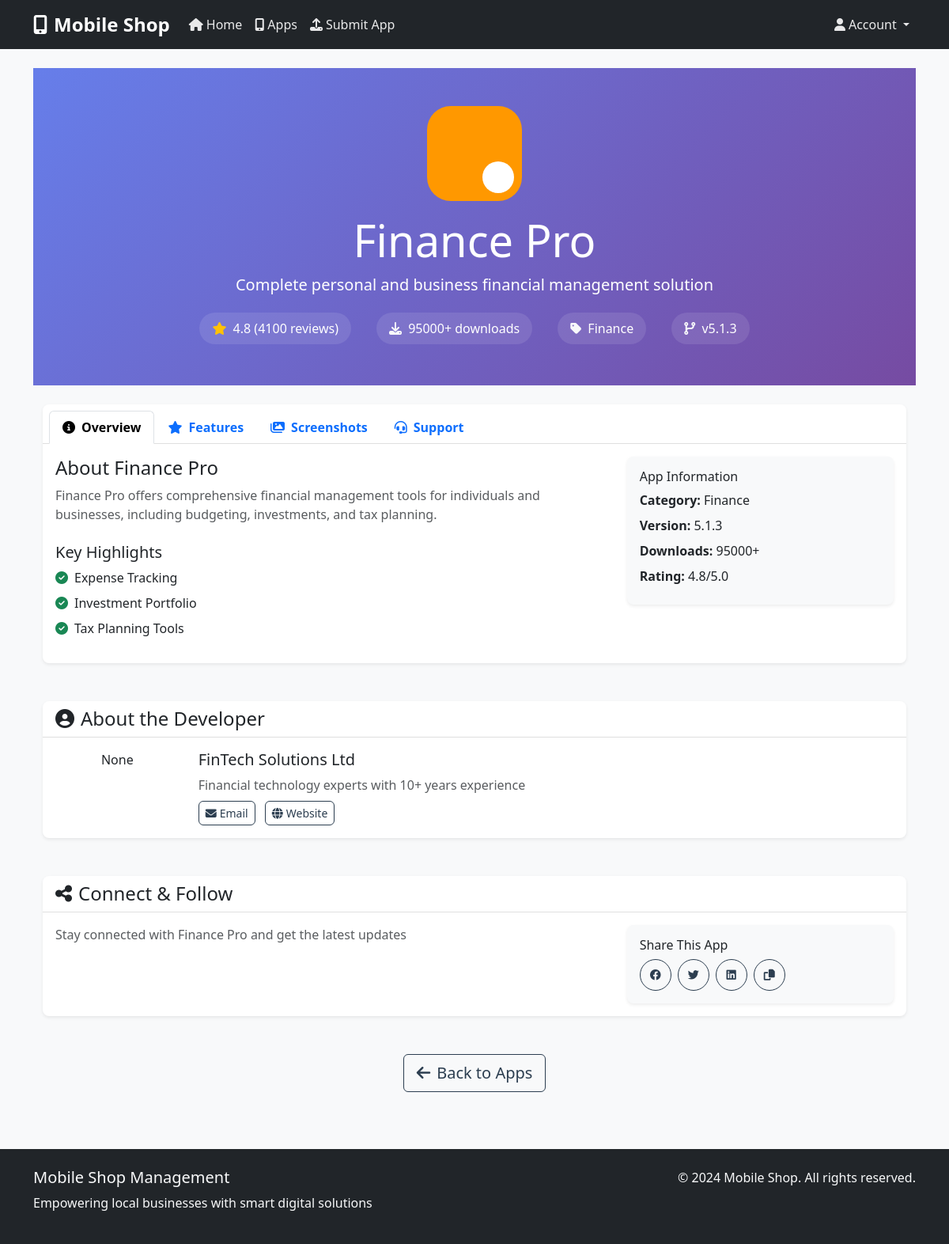
The page /apps/finance-pro on the database its author committed.
### models.py (models this page shows, shortened)
class App(db.Model):
    __tablename__ = 'apps'
    id = db.Column(db.Integer, primary_key=True)
    name = db.Column(db.String(200), nullable=False)
    slug = db.Column(db.String(200), unique=True, nullable=False)
    logo_url = db.Column(db.String(500))
    short_description = db.Column(db.Text)
    long_description = db.Column(db.Text)
    category = db.Column(db.String(100))
    version = db.Column(db.String(20))
    downloads = db.Column(db.Integer, default=0)
    rating = db.Column(db.Float, default=0.0)
    reviews_count = db.Column(db.Integer, default=0)
    features = db.Column(db.Text)  # JSON array of features
    screenshots = db.Column(db.Text)  # JSON array of screenshot URLs
    author_name = db.Column(db.String(200))
    author_email = db.Column(db.String(200))
    author_website = db.Column(db.String(500))
    author_bio = db.Column(db.Text)
    author_avatar = db.Column(db.String(500))
    support_email = db.Column(db.String(200))
    support_phone = db.Column(db.String(20))
    support_website = db.Column(db.String(500))
    documentation_url = db.Column(db.String(500))
    social_links = db.Column(db.Text)  # JSON object with social media links
    status = db.Column(db.String(20), default='active')  # active, inactive, pending
    featured = db.Column(db.Boolean, default=False)
    created_at = db.Column(db.DateTime, default=datetime.utcnow)
    updated_at = db.Column(db.DateTime, default=datetime.utcnow, onupdate=datetime.utcnow)
    def get_features(self):
        if not self.features:
            return []
        try:
            return json.loads(self.features)
        except (json.JSONDecodeError, ValueError):
            return self.features.split('\n') if self.features else []
    def get_screenshots(self):
        if not self.screenshots:
            return []
        try:
            return json.loads(self.screenshots)
        except (json.JSONDecodeError, ValueError):
            return []
    def get_social_links(self):
        if not self.social_links:
            return {}
        try:
            return json.loads(self.social_links)
        except (json.JSONDecodeError, ValueError):
            return {}

### routes.py (the view)
@app.route('/apps/<slug>')
def app_detail(slug):
    app_detail = App.query.filter_by(slug=slug, status='active').first_or_404()
    return render_template('app_detail.html', app=app_detail)

### templates/app_detail.html (shortened to what this page needs)
{% extends "base.html" %}
{% block content %}
<div class="container-fluid">
    <div class="row bg-gradient-primary text-white py-5">
        <div class="col-12 text-center">
            <div class="app-logo-large mb-3">
                {{ app.logo_url|safe }}
            </div>
            <h1 class="display-4 mb-2">{{ app.name }}</h1>
            <p class="lead mb-3">{{ app.short_description }}</p>
            <div class="app-stats d-flex justify-content-center gap-4 flex-wrap">
                <div class="stat-item">
                    <i class="fas fa-star text-warning"></i>
                    <span class="ms-1">{{ app.rating }} ({{ app.reviews_count }} reviews)</span>
                </div>
                <div class="stat-item">
                    <i class="fas fa-download text-light"></i>
                    <span class="ms-1">{{ app.downloads }} downloads</span>
                </div>
                <div class="stat-item">
                    <i class="fas fa-tag text-light"></i>
                    <span class="ms-1">{{ app.category }}</span>
                </div>
                <div class="stat-item">
                    <i class="fas fa-code-branch text-light"></i>
                    <span class="ms-1">v{{ app.version }}</span>
                </div>
            </div>
        </div>
    </div>
    <div class="row py-4">
        <div class="col-12">
            <div class="card">
                <div class="card-header">
                    <ul class="nav nav-tabs card-header-tabs" id="appTabs" role="tablist">
                        <li class="nav-item" role="presentation">
                            <button class="nav-link active" id="overview-tab" data-bs-toggle="tab" data-bs-target="#overview" type="button" role="tab">
                                <i class="fas fa-info-circle me-2"></i>Overview
                            </button>
                        </li>
                        <li class="nav-item" role="presentation">
                            <button class="nav-link" id="features-tab" data-bs-toggle="tab" data-bs-target="#features" type="button" role="tab">
                                <i class="fas fa-star me-2"></i>Features
                            </button>
                        </li>
                        <li class="nav-item" role="presentation">
                            <button class="nav-link" id="screenshots-tab" data-bs-toggle="tab" data-bs-target="#screenshots" type="button" role="tab">
                                <i class="fas fa-images me-2"></i>Screenshots
                            </button>
                        </li>
                        <li class="nav-item" role="presentation">
                            <button class="nav-link" id="support-tab" data-bs-toggle="tab" data-bs-target="#support" type="button" role="tab">
                                <i class="fas fa-headset me-2"></i>Support
                            </button>
                        </li>
                    </ul>
                </div>
                <div class="card-body">
                    <div class="tab-content" id="appTabsContent">
                        <div class="tab-pane fade show active" id="overview" role="tabpanel">
                            <div class="row">
                                <div class="col-md-8">
                                    <h4>About {{ app.name }}</h4>
                                    <p class="text-muted mb-4">{{ app.long_description }}</p>
                                    <h5>Key Highlights</h5>
                                    <ul class="list-unstyled">
                                        {% for feature in app.get_features()[:3] %}
                                        <li class="mb-2">
                                            <i class="fas fa-check-circle text-success me-2"></i>{{ feature }}
                                        </li>
                                        {% endfor %}
                                    </ul>
                                </div>
                                <div class="col-md-4">
                                    <div class="card bg-light">
                                        <div class="card-body">
                                            <h6 class="card-title">App Information</h6>
                                            <div class="mb-2">
                                                <strong>Category:</strong> {{ app.category }}
                                            </div>
                                            <div class="mb-2">
                                                <strong>Version:</strong> {{ app.version }}
                                            </div>
                                            <div class="mb-2">
                                                <strong>Downloads:</strong> {{ app.downloads }}
                                            </div>
                                            <div class="mb-2">
                                                <strong>Rating:</strong> {{ app.rating }}/5.0
                                            </div>
                                        </div>
                                    </div>
                                </div>
                            </div>
                        </div>
                    </div>
                </div>
            </div>
        </div>
    </div>
    <div class="row py-4">
        <div class="col-12">
            <div class="card">
                <div class="card-header">
                    <h4 class="mb-0">
                        <i class="fas fa-user-circle me-2"></i>About the Developer
                    </h4>
                </div>
                <div class="card-body">
                    <div class="row">
                        <div class="col-md-2 text-center">
                            <div class="author-avatar mb-3">
                                {{ app.author_avatar|safe }}
                            </div>
                        </div>
                        <div class="col-md-10">
                            <h5>{{ app.author_name }}</h5>
                            <p class="text-muted mb-2">{{ app.author_bio }}</p>
                            <div class="author-links">
                                <a href="mailto:{{ app.author_email }}" class="btn btn-outline-primary btn-sm me-2">
                                    <i class="fas fa-envelope me-1"></i>Email
                                </a>
                                <a href="{{ app.author_website }}" target="_blank" class="btn btn-outline-primary btn-sm">
                                    <i class="fas fa-globe me-1"></i>Website
                                </a>
                            </div>
                        </div>
                    </div>
                </div>
            </div>
        </div>
    </div>
    <div class="row py-4">
        <div class="col-12">
            <div class="card">
                <div class="card-header">
                    <h4 class="mb-0">
                        <i class="fas fa-share-alt me-2"></i>Connect & Follow
                    </h4>
                </div>
                <div class="card-body">
                    <div class="row">
                        <div class="col-md-8">
                            <p class="text-muted mb-4">Stay connected with {{ app.name }} and get the latest updates</p>
                        </div>
                        <div class="col-md-4">
                            <div class="card bg-light">
                                <div class="card-body">
                                    <h6 class="card-title">Share This App</h6>
                                    <div class="share-buttons d-flex gap-2">
                                        <button class="btn btn-outline-primary btn-sm" onclick="shareApp('facebook')">
                                            <i class="fab fa-facebook"></i>
                                        </button>
                                        <button class="btn btn-outline-primary btn-sm" onclick="shareApp('twitter')">
                                            <i class="fab fa-twitter"></i>
                                        </button>
                                        <button class="btn btn-outline-primary btn-sm" onclick="shareApp('linkedin')">
                                            <i class="fab fa-linkedin"></i>
                                        </button>
                                        <button class="btn btn-outline-primary btn-sm" onclick="copyLink()">
                                            <i class="fas fa-copy"></i>
                                        </button>
                                    </div>
                                </div>
                            </div>
                        </div>
                    </div>
                </div>
            </div>
        </div>
    </div>
    <div class="row py-4">
        <div class="col-12 text-center">
            <a href="{{ url_for('apps') }}" class="btn btn-outline-primary btn-lg">
                <i class="fas fa-arrow-left me-2"></i>Back to Apps
            </a>
        </div>
    </div>
</div>
{% endblock %}

### static/css/style.css (style rules this page uses)
:root { --primary-color: #2c3e50; --secondary-color: #3498db; --success-color: #27ae60; --warning-color: #f39c12; --danger-color: #e74c3c; --info-color: #3498db; --light-color: #ecf0f1; --dark-color: #2c3e50; }
body { font-family: 'Segoe UI', Tahoma, Geneva, Verdana, sans-serif; background-color: #f8f9fa; color: #2c3e50; }
.card { border: none; box-shadow: 0 0.125rem 0.25rem rgba(0, 0, 0, 0.075); border-radius: 0.5rem; transition: transform 0.2s ease, box-shadow 0.2s ease; }
.card-header { background-color: transparent; border-bottom: 1px solid rgba(0, 0, 0, 0.125); font-weight: 600; }
.btn { border-radius: 0.375rem; font-weight: 500; transition: all 0.3s ease; }
.btn-outline-primary { color: var(--primary-color); border-color: var(--primary-color); }

### templates/app_detail.html (style rules this page uses)
.app-logo-large svg { width: 120px; height: 120px; border-radius: 20px; }
.app-stats .stat-item { padding: 0.5rem 1rem; background: rgba(255, 255, 255, 0.1); border-radius: 20px; margin: 0.25rem; }
.bg-gradient-primary { background: linear-gradient(135deg, #667eea 0%, #764ba2 100%); }
.share-buttons button { width: 40px; height: 40px; border-radius: 50%; display: flex; align-items: center; justify-content: center; }

### rows shown on the page
App: name "Finance Pro", short_description "Complete personal and business financial management solution", rating "4.8", reviews_count "4100", downloads "95000+", category "Finance", version "5.1.3", long_description "Finance Pro offers comprehensive financial management tools for individuals and businesses, including budgeting, investments, and tax planning.", author_avatar "None", author_name "FinTech Solutions Ltd", author_bio "Financial technology experts with 10+ years experience"

### other values the page prints
{{ feature }} "Expense Tracking" "Investment Portfolio" "Tax Planning Tools"
